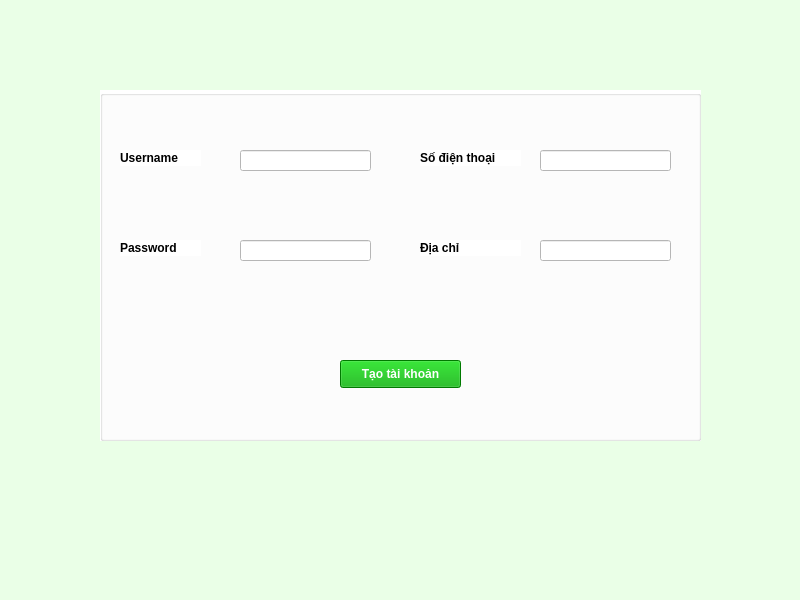
<?xml version="1.0" encoding="UTF-8"?>
<ui version="4.0">
 <class>MainWindow</class>
 <widget class="QMainWindow" name="MainWindow">
  <property name="geometry">
   <rect>
    <x>0</x>
    <y>0</y>
    <width>800</width>
    <height>600</height>
   </rect>
  </property>
  <property name="windowTitle">
   <string>MainWindow</string>
  </property>
  <property name="styleSheet">
   <string notr="true">background-color: rgb(234, 255, 231);</string>
  </property>
  <widget class="QWidget" name="centralwidget">
   <widget class="QGroupBox" name="groupBox">
    <property name="geometry">
     <rect>
      <x>100</x>
      <y>90</y>
      <width>601</width>
      <height>351</height>
     </rect>
    </property>
    <property name="styleSheet">
     <string notr="true">background-color: rgb(255, 255, 255);</string>
    </property>
    <property name="title">
     <string/>
    </property>
    <widget class="QLabel" name="label">
     <property name="geometry">
      <rect>
       <x>20</x>
       <y>60</y>
       <width>81</width>
       <height>16</height>
      </rect>
     </property>
     <property name="font">
      <font>
       <pointsize>9</pointsize>
       <weight>75</weight>
       <bold>true</bold>
      </font>
     </property>
     <property name="text">
      <string>Username</string>
     </property>
    </widget>
    <widget class="QLabel" name="label_2">
     <property name="geometry">
      <rect>
       <x>20</x>
       <y>150</y>
       <width>81</width>
       <height>16</height>
      </rect>
     </property>
     <property name="font">
      <font>
       <pointsize>9</pointsize>
       <weight>75</weight>
       <bold>true</bold>
      </font>
     </property>
     <property name="text">
      <string>Password</string>
     </property>
    </widget>
    <widget class="QLineEdit" name="username_ttk">
     <property name="geometry">
      <rect>
       <x>140</x>
       <y>60</y>
       <width>131</width>
       <height>21</height>
      </rect>
     </property>
    </widget>
    <widget class="QLineEdit" name="password_ttk">
     <property name="geometry">
      <rect>
       <x>140</x>
       <y>150</y>
       <width>131</width>
       <height>21</height>
      </rect>
     </property>
    </widget>
    <widget class="QLabel" name="label_3">
     <property name="geometry">
      <rect>
       <x>320</x>
       <y>60</y>
       <width>101</width>
       <height>16</height>
      </rect>
     </property>
     <property name="font">
      <font>
       <pointsize>9</pointsize>
       <weight>75</weight>
       <bold>true</bold>
      </font>
     </property>
     <property name="text">
      <string>Số điện thoại</string>
     </property>
    </widget>
    <widget class="QLineEdit" name="sdt_ttk">
     <property name="geometry">
      <rect>
       <x>440</x>
       <y>60</y>
       <width>131</width>
       <height>21</height>
      </rect>
     </property>
     <property name="text">
      <string/>
     </property>
    </widget>
    <widget class="QLineEdit" name="address_ttk">
     <property name="geometry">
      <rect>
       <x>440</x>
       <y>150</y>
       <width>131</width>
       <height>21</height>
      </rect>
     </property>
     <property name="text">
      <string/>
     </property>
    </widget>
    <widget class="QLabel" name="label_4">
     <property name="geometry">
      <rect>
       <x>320</x>
       <y>150</y>
       <width>101</width>
       <height>16</height>
      </rect>
     </property>
     <property name="font">
      <font>
       <pointsize>9</pointsize>
       <weight>75</weight>
       <bold>true</bold>
      </font>
     </property>
     <property name="text">
      <string>Địa chỉ</string>
     </property>
    </widget>
    <widget class="QPushButton" name="btn_xacNhan">
     <property name="geometry">
      <rect>
       <x>240</x>
       <y>270</y>
       <width>121</width>
       <height>28</height>
      </rect>
     </property>
     <property name="font">
      <font>
       <pointsize>9</pointsize>
       <weight>75</weight>
       <bold>true</bold>
      </font>
     </property>
     <property name="styleSheet">
      <string notr="true">background-color: rgb(0, 170, 0);
color: rgb(255, 255, 255);</string>
     </property>
     <property name="text">
      <string>Tạo tài khoản</string>
     </property>
    </widget>
   </widget>
  </widget>
  <widget class="QMenuBar" name="menubar">
   <property name="geometry">
    <rect>
     <x>0</x>
     <y>0</y>
     <width>800</width>
     <height>26</height>
    </rect>
   </property>
  </widget>
  <widget class="QStatusBar" name="statusbar"/>
 </widget>
 <resources/>
 <connections/>
</ui>
